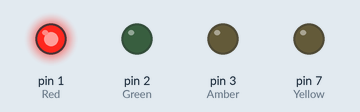
Simulated run of this sketch. Board: Arduino Uno, built with avr-gcc and run on an emulated ATmega328P. Parts: output pins drawn as LEDs (lit = HIGH).

Above: at 0.5 s.
At 16.5 s:
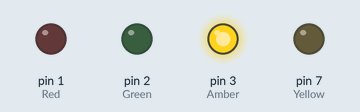
At 24.5 s:
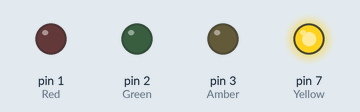
At 33.5 s:
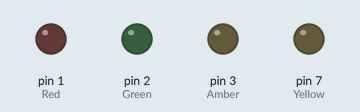
At 48.5 s:
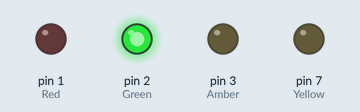
Timing chart, 0 to 49.4 s (numbered marks = the images above):
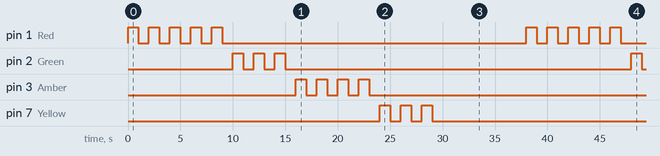

The sketch:

Main2.ino
```cpp
int Red=1;
int Green=2;
int Amber=3;
int Yellow =7;

void setup(){
//pinMode(Red,OUTPUT);
//pinMode(Green,OUTPUT);
//pinMode(Amber,OUTPUT);
//pinMode(Yellow,OUTPUT);

SETUP();
}

void loop(){
//  for(int j=1;j<=5;j++)
//  {
//   digitalWrite(Red,HIGH);
//   delay(1000);
//   digitalWrite(Red,LOW);
//    delay(1000);
//  }
//  for(int k=1;k<=3;k++)
//  {
//  digitalWrite(Green,HIGH);
//   delay(1000);
//   digitalWrite(Green,LOW);
//   delay (1000);
//   }

//   int l=1;
//   while(l<=4)
//   {digitalWrite(Amber,HIGH);
//   delay(1000);
//   digitalWrite(Amber,LOW);
//   delay(1000);
//   l++;
//  }
//  int m=1;
//   while(m<=4)
//   {digitalWrite(Yellow,HIGH);
//   delay(1000);
//   digitalWrite(Yellow,LOW);
//   delay(1000);
//   m++;
//  }
RED();
GREEN();
AMBER();
YELLOW();
DELAY();

}
```

AMBER.ino
```cpp
void AMBER(){
    int l=1;
   while(l<=4)
   {digitalWrite(Amber,HIGH);
   delay(1000);
   digitalWrite(Amber,LOW);
   delay(1000);
   l++;
}
}
```

GREEN.ino
```cpp
void GREEN(){
   for(int k=1;k<=3;k++)
  {
  digitalWrite(Green,HIGH);
   delay(1000);
   digitalWrite(Green,LOW);
   delay (1000);
   }}
```

LOOP.ino
```cpp
void DELAY(){
delay(1000);
delay(1000);
delay(1000);
delay(1000);
delay(1000);
delay(1000);
delay(1000);
delay(1000);
}
```

RED.ino
```cpp
void RED(){
    for(int j=1;j<=5;j++)
  {
   digitalWrite(Red,HIGH);
   delay(1000);
   digitalWrite(Red,LOW);
    delay(1000);
  }
}
```

SETUP.ino
```cpp
void SETUP(){
 pinMode(Red,OUTPUT);
pinMode(Green,OUTPUT);
pinMode(Amber,OUTPUT);
pinMode(Yellow,OUTPUT);

}
```

YELLOW.ino
```cpp
void YELLOW(){
   int m=1;
   while(m<=3)
   { digitalWrite(Yellow,HIGH);
   delay(1000);
   digitalWrite(Yellow,LOW);
   delay(1000);
   m++;
  }}
```

Measured:
- by itself, pin 1 (Red): repeats every 38.0 s: 4 × (LOW 1.0 s, HIGH 1.0 s), LOW 29.0 s, HIGH 1.0 s
- by itself, pin 2 (Green), pin 7 (Yellow): repeats every 38.0 s: 2 × (LOW 1.0 s, HIGH 1.0 s), LOW 33.0 s, HIGH 1.0 s
- by itself, pin 3 (Amber): repeats every 38.0 s: 3 × (LOW 1.0 s, HIGH 1.0 s), LOW 31.0 s, HIGH 1.0 s
